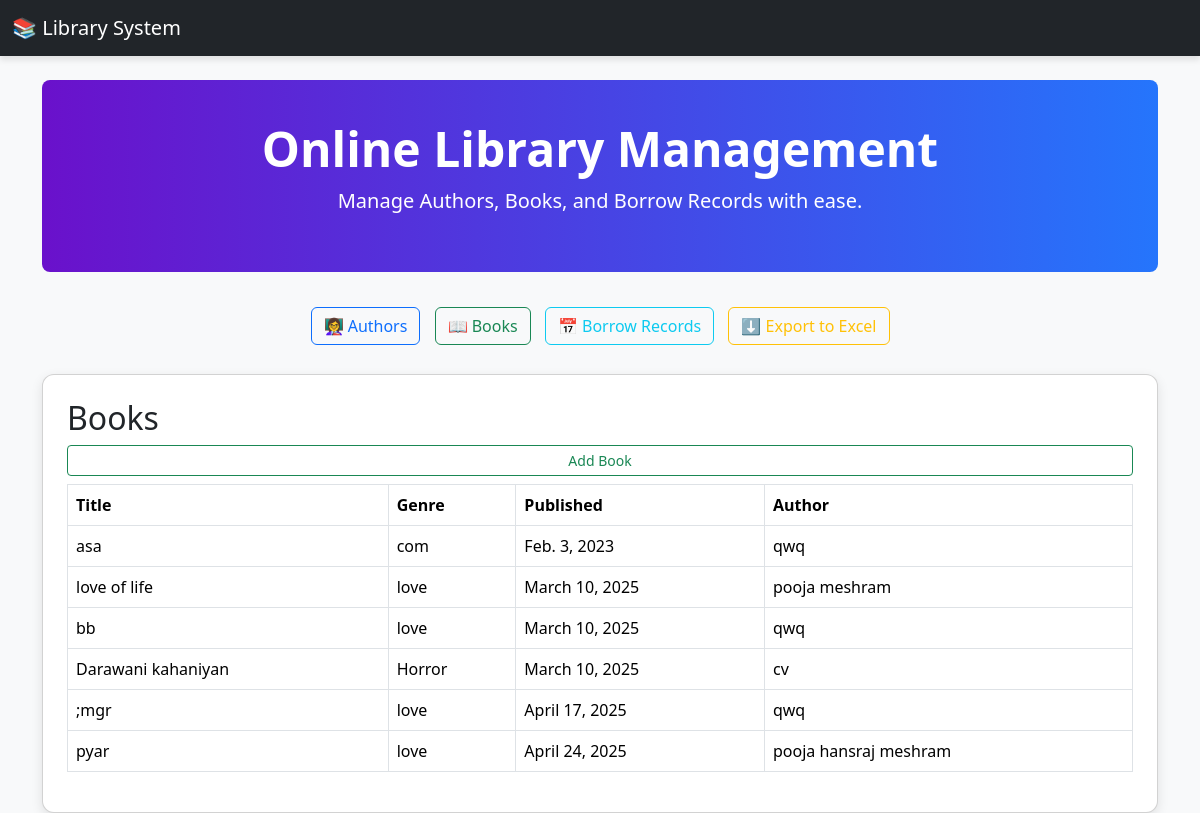
/lab/books/, run on the app's committed database.
### libraryapp/models.py (models this page shows, shortened)
class Book(models.Model):
    title = models.CharField(max_length=200)
    genre = models.CharField(max_length=100)
    published_date = models.DateField()
    author = models.ForeignKey(Author, on_delete=models.CASCADE)

class Author(models.Model):
    name = models.CharField(max_length=100)
    email = models.EmailField(unique=True)
    bio = models.TextField()

### libraryapp/views.py (the view)
# urls.py: path('books/', BookListView.as_view(), name='book-list'),
class BookListView(ListView):
    model = Book
    template_name = 'libraryapp/book_list.html'
    paginate_by = 10
    ordering=['published_date']

### libraryapp/templates/libraryapp/book_list.html (shortened to what this page needs)
{% extends 'libraryapp/base.html' %}
{% block content %}
<h2>Books</h2>
<a href="{% url 'book-add' %}" class="btn btn-sm btn-outline-success mb-2">Add Book</a>
<table class="table table-bordered">
    <thead><tr><th>Title</th><th>Genre</th><th>Published</th><th>Author</th></tr></thead>
    <tbody>
    {% for book in object_list %}
        <tr>
            <td>{{ book.title }}</td>
            <td>{{ book.genre }}</td>
            <td>{{ book.published_date }}</td>
            <td>{{ book.author.name }}</td>
        </tr>
    {% empty %}
        <tr><td colspan="4">No books found.</td></tr>
    {% endfor %}
    </tbody>
</table>
{% endblock %}

### libraryapp/templates/libraryapp/base.html (shortened to what this page needs)
<!DOCTYPE html>
<html lang="en">
<head>
    <link href="https://cdn.jsdelivr.net/npm/bootstrap@5.3.2/dist/css/bootstrap.min.css" rel="stylesheet">
</head>
<body>
    <nav class="navbar navbar-expand-lg navbar-dark bg-dark">
        <div class="container-fluid">
            <a class="navbar-brand" href="#">📚 Library System</a>
        </div>
    </nav>
    <div class="container mt-4">
        <div class="hero-section">
            <h1 class="display-5 fw-bold">Online Library Management</h1>
            <p class="lead">Manage Authors, Books, and Borrow Records with ease.</p>
        </div>
        <div class="text-center nav-btns mb-4">
            <a href="{% url 'author-list' %}" class="btn btn-outline-primary">👩‍🏫 Authors</a>
            <a href="{% url 'book-list' %}" class="btn btn-outline-success">📖 Books</a>
            <a href="{% url 'borrowrecord-list' %}" class="btn btn-outline-info">📅 Borrow Records</a>
            <a href="{% url 'export-excel' %}" class="btn btn-outline-warning">⬇️ Export to Excel</a>
        </div>
        <div class="card p-4">
            {% block content %}{% endblock %}
        </div>
    </div>
</body>
</html>

### libraryapp/templates/libraryapp/base.html (style rules this page uses)
body { background-color: #f8f9fa; }
.navbar { box-shadow: 0 4px 6px rgba(0,0,0,0.1); }
.hero-section { padding: 40px 0; background: linear-gradient(to right, #6a11cb, #2575fc); color: white; text-align: center; margin-bottom: 30px; border-radius: 8px; }
.nav-btns .btn { margin: 5px; transition: all 0.3s ease; }
.card { border-radius: 12px; box-shadow: 0 4px 12px rgba(0,0,0,0.1); }

### data on the page
Book: title "asa", genre "com", published_date "Feb. 3, 2023", author.name "qwq"
Book: title "love of life", genre "love", published_date "March 10, 2025", author.name "pooja meshram"
Book: title "bb", genre "love", published_date "March 10, 2025", author.name "qwq"
Book: title "Darawani kahaniyan", genre "Horror", published_date "March 10, 2025", author.name "cv"
Book: title ";mgr", genre "love", published_date "April 17, 2025", author.name "qwq"
Book: title "pyar", genre "love", published_date "April 24, 2025", author.name "pooja hansraj meshram"
